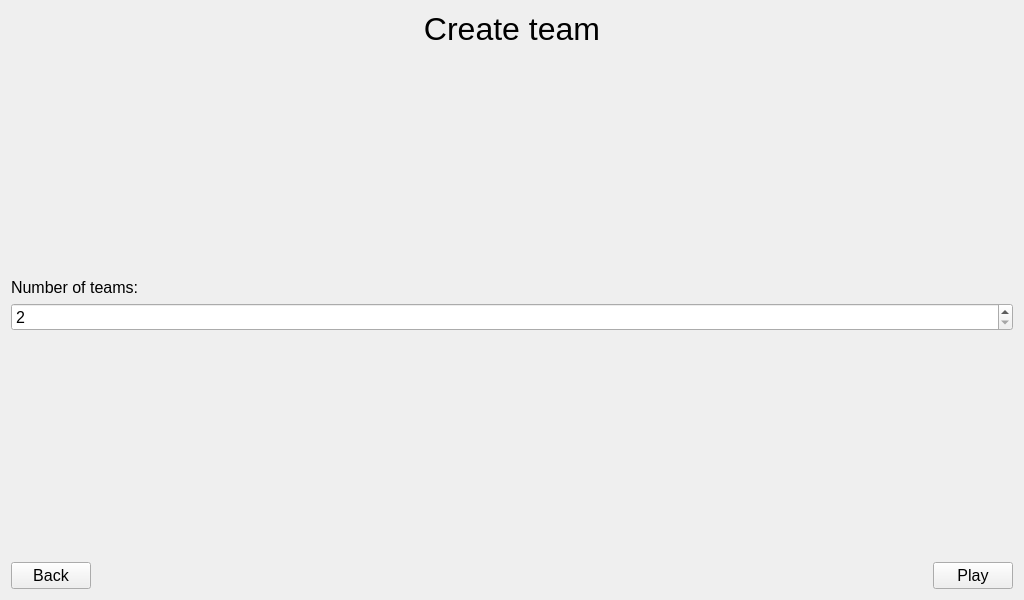
<?xml version="1.0" encoding="UTF-8"?>
<ui version="4.0">
 <class>CreateTeamMenu</class>
 <widget class="QWidget" name="CreateTeamMenu">
  <property name="geometry">
   <rect>
    <x>0</x>
    <y>0</y>
    <width>1024</width>
    <height>600</height>
   </rect>
  </property>
  <property name="windowTitle">
   <string>Form</string>
  </property>
  <layout class="QGridLayout" name="gridLayout">
   <item row="4" column="0">
    <spacer name="verticalSpacer_2">
     <property name="orientation">
      <enum>Qt::Vertical</enum>
     </property>
     <property name="sizeHint" stdset="0">
      <size>
       <width>20</width>
       <height>40</height>
      </size>
     </property>
    </spacer>
   </item>
   <item row="0" column="0">
    <widget class="QLabel" name="label">
     <property name="font">
      <font>
       <pointsize>24</pointsize>
      </font>
     </property>
     <property name="text">
      <string>Create team</string>
     </property>
     <property name="alignment">
      <set>Qt::AlignCenter</set>
     </property>
    </widget>
   </item>
   <item row="2" column="0">
    <widget class="QLabel" name="label_2">
     <property name="font">
      <font>
       <pointsize>12</pointsize>
      </font>
     </property>
     <property name="text">
      <string>Number of teams:</string>
     </property>
    </widget>
   </item>
   <item row="3" column="0">
    <widget class="QSpinBox" name="teamsCount">
     <property name="font">
      <font>
       <pointsize>12</pointsize>
      </font>
     </property>
     <property name="minimum">
      <number>2</number>
     </property>
     <property name="maximum">
      <number>4</number>
     </property>
    </widget>
   </item>
   <item row="1" column="0">
    <spacer name="verticalSpacer">
     <property name="orientation">
      <enum>Qt::Vertical</enum>
     </property>
     <property name="sizeHint" stdset="0">
      <size>
       <width>20</width>
       <height>40</height>
      </size>
     </property>
    </spacer>
   </item>
   <item row="5" column="0">
    <layout class="QHBoxLayout" name="horizontalLayout">
     <item>
      <widget class="QPushButton" name="backButton">
       <property name="font">
        <font>
         <pointsize>12</pointsize>
        </font>
       </property>
       <property name="text">
        <string>Back</string>
       </property>
      </widget>
     </item>
     <item>
      <spacer name="horizontalSpacer">
       <property name="orientation">
        <enum>Qt::Horizontal</enum>
       </property>
       <property name="sizeHint" stdset="0">
        <size>
         <width>40</width>
         <height>20</height>
        </size>
       </property>
      </spacer>
     </item>
     <item>
      <widget class="QPushButton" name="playButton">
       <property name="font">
        <font>
         <pointsize>12</pointsize>
        </font>
       </property>
       <property name="text">
        <string>Play</string>
       </property>
      </widget>
     </item>
    </layout>
   </item>
  </layout>
 </widget>
 <resources/>
 <connections/>
</ui>
